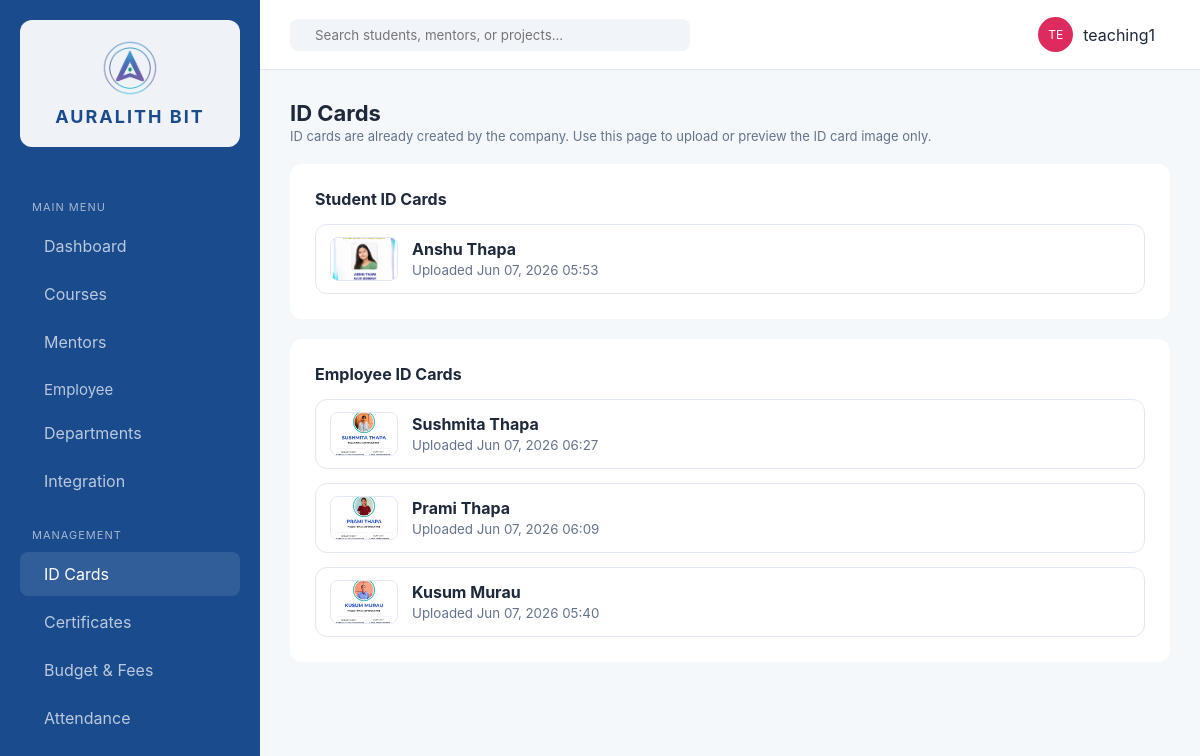
The app's page /id-generation/ (signed in) with its own data.
### erp_app/models.py (models this page shows, shortened)
class IDCard(models.Model):
    CARD_TYPE_CHOICES = [
        ('student', 'Student'),
        ('employee', 'Employee'),
    ]
    card_type = models.CharField(max_length=20, choices=CARD_TYPE_CHOICES)
    student = models.ForeignKey(Student, on_delete=models.CASCADE, null=True, blank=True, related_name='id_cards')
    employee = models.ForeignKey('Employee', on_delete=models.CASCADE, null=True, blank=True, related_name='id_cards')
    file = models.FileField(upload_to='id_cards/')
    uploaded_at = models.DateTimeField(auto_now_add=True)
    class Meta:
        ordering = ['-uploaded_at']
    @property
    def owner_name(self):
        if self.card_type == 'student' and self.student:
            return self.student.name
        if self.card_type == 'employee' and self.employee:
            return self.employee.name
        return 'Unknown'

class Student(models.Model):
    user = models.OneToOneField(User, on_delete=models.CASCADE, null=True, blank=True, related_name='student_profile')
    name = models.CharField(max_length=200)
    email = models.EmailField(unique=True)
    phone = models.CharField(max_length=20, blank=True)
    enrolled_date = models.DateField(auto_now_add=True)
    is_intern = models.BooleanField(default=False)
    class Meta:
        ordering = ['name']

class Employee(models.Model):
    EMPLOYEE_TYPES = [
        ('intern', 'Intern'),
        ('staff', 'Staff'),
        ('mentor', 'Mentor'),
        ('admin', 'Admin'),
    ]
    name = models.CharField(max_length=200)
    email = models.EmailField(unique=True)
    department = models.ForeignKey(Department, on_delete=models.SET_NULL, null=True, blank=True)
    role = models.CharField(max_length=200, blank=True)
    employee_type = models.CharField(max_length=20, choices=EMPLOYEE_TYPES, default='staff')
    joined_date = models.DateField(default=datetime.date.today)
    class Meta:
        ordering = ['name']

### erp_app/views.py (the view, shortened to what this page needs)
# urls.py: path('id-generation/', views.id_generation, name='id_generation'),
@login_required
def id_generation(request):
    students = Student.objects.all()
    employees = Employee.objects.select_related('department').all()
    courses = Course.objects.all()
    departments = Department.objects.all()
    student_cards = IDCard.objects.filter(card_type='student').select_related('student')
    employee_cards = IDCard.objects.filter(card_type='employee').select_related('employee')
    context = {
        'students': students,
        'employees': employees,
        'courses': courses,
        'departments': departments,
        'student_cards': student_cards,
        'employee_cards': employee_cards,
        'is_admin': has_role(request.user, SUPER_ADMIN, NORMAL_STAFF),
    }
    return render(request, 'erp_app/id_generation.html', context)

### erp_app/roles.py (called while the page is built)
def get_user_roles(user):
    if not user.is_authenticated:
        return []
    roles = set()
    if user.is_superuser:
        roles.add(SUPER_ADMIN)
    for group in user.groups.all():
        roles.add(group.name)
    if hasattr(user, 'student_profile') and user.student_profile:
        roles.add(STUDENT)
    return list(roles)

def has_role(user, *roles):
    user_roles = get_user_roles(user)
    return any(r in user_roles for r in roles)

### erp_app/templates/erp_app/id_generation.html (shortened to what this page needs)
{% extends 'erp_app/base.html' %}
{% block content %}
<header class="top-nav" style="position:static;padding:0 0 20px 0;border-bottom:none;height:auto;background:transparent;">
    <div class="header-info">
        <h1>ID Cards</h1>
        <p>ID cards are already created by the company. Use this page to upload or preview the ID card image only.</p>
    </div>
</header>
<div style="display:grid;grid-template-columns:{% if is_admin %}1fr 1fr{% else %}1fr{% endif %};gap:20px;">
    <div class="data-card" style="padding:25px;">
        <h3 style="margin-bottom:15px;">Student ID Cards</h3>
        {% if student_cards %}
        <div style="display:grid;gap:14px;">
            {% for card in student_cards %}
            <div class="id-card-item" onclick="openImageModal('{{ card.file.url }}', '{{ card.owner_name }}')">
                <img src="{{ card.file.url }}" alt="{{ card.owner_name }}" class="id-card-thumbnail" />
                <div class="id-card-content">
                    <div style="font-weight:700;color:var(--text-dark);">{{ card.owner_name }}</div>
                    <small style="color:var(--text-muted);">Uploaded {{ card.uploaded_at|date:'M d, Y H:i' }}</small>
                </div>
            </div>
            {% endfor %}
        </div>
        {% else %}
        <p style="color:var(--text-muted);font-size:14px;">No student ID cards have been uploaded yet.</p>
        {% endif %}
    </div>
    <div class="data-card" style="padding:25px;">
        <h3 style="margin-bottom:15px;">Employee ID Cards</h3>
        {% if employee_cards %}
        <div style="display:grid;gap:14px;">
            {% for card in employee_cards %}
            <div class="id-card-item" onclick="openImageModal('{{ card.file.url }}', '{{ card.owner_name }}')">
                <img src="{{ card.file.url }}" alt="{{ card.owner_name }}" class="id-card-thumbnail" />
                <div class="id-card-content">
                    <div style="font-weight:700;color:var(--text-dark);">{{ card.owner_name }}</div>
                    <small style="color:var(--text-muted);">Uploaded {{ card.uploaded_at|date:'M d, Y H:i' }}</small>
                </div>
            </div>
            {% endfor %}
        </div>
        {% else %}
        <p style="color:var(--text-muted);font-size:14px;">No employee ID cards have been uploaded yet.</p>
        {% endif %}
    </div>
</div>
{% endblock %}

### erp_app/templates/erp_app/base.html (shortened to what this page needs)
<!DOCTYPE html>
{% load static %}
<html lang="en">
<head>
    <link rel="stylesheet" href="{% static 'erp_app/css/style.css' %}">
</head>
<body>
    <div class="app-container">
        <aside class="sidebar">
            <div class="brand">
                <img src="{% static 'erp_app/images/AURALITH_logo.png' %}" alt="Auralith Bit Logo" class="sidebar-logo" width="56" height="56">
                <h2>AURALITH BIT</h2>
            </div>
            <nav>
                <p class="nav-label">Main Menu</p>
                <a href="{% url 'dashboard' %}" {% if request.resolver_match.url_name == 'dashboard' %}class="active"{% endif %}> Dashboard</a>
                {% if is_any_staff or is_student or is_intern %}
                <a href="{% url 'courses' %}" {% if request.resolver_match.url_name == 'courses' %}class="active"{% endif %}> Courses</a>
                {% endif %}
                {% if is_teaching_staff or is_super_admin or is_intern or is_student %}
                <a href="{% url 'mentors' %}" {% if request.resolver_match.url_name == 'mentors' %}class="active"{% endif %}> Mentors</a>
                {% endif %}
                {% if is_any_staff or is_intern %}
                <div class="dropdown">
                    <button class="dropdown-btn">
                        <span> Employee</span>
                    </button>
                </div>
                {% endif %}
                {% if is_normal_staff or is_super_admin or is_teaching_staff %}
                <a href="{% url 'departments' %}" {% if request.resolver_match.url_name == 'departments' %}class="active"{% endif %}> Departments</a>
                {% endif %}
                {% if is_any_staff %}
                <a href="{% url 'integration' %}" {% if request.resolver_match.url_name == 'integration' %}class="active"{% endif %}> Integration</a>
                {% endif %}
                <p class="nav-label">Management</p>
                {% if is_normal_staff or is_super_admin or is_teaching_staff %}
                <a href="{% url 'id_generation' %}" {% if request.resolver_match.url_name == 'id_generation' %}class="active"{% endif %}> ID Cards</a>
                {% endif %}
                {% if is_any_staff or is_student or is_intern %}
                <a href="{% url 'certificates' %}" > Certificates</a>
                {% endif %}
                {% if is_normal_staff or is_super_admin or is_teaching_staff %}
                <a href="{% url 'budget_fees' %}" {% if request.resolver_match.url_name == 'budget_fees' %}class="active"{% endif %}> Budget & Fees</a>
                {% endif %}
                {% if is_teaching_staff or is_super_admin %}
                <a href="{% url 'attendance' %}" {% if request.resolver_match.url_name == 'attendance' %}class="active"{% endif %}> Attendance</a>
                {% endif %}
            </nav>
        </aside>
        <main class="workspace">
            <header class="top-nav">
                <form class="search-box" method="get" action="{% url 'search' %}" autocomplete="off">
                    <input type="text" name="q" id="globalSearch" placeholder="Search students, mentors, or projects..." value="{{ request.GET.q|default_if_none:'' }}" autocomplete="off">
                </form>
                <div class="user-profile" style="position:relative;display:flex;align-items:center;gap:10px;">
                    <div class="avatar">{{ user_initials }}</div>
                    <span>{{ request.user.get_full_name|default:request.user.username }}</span>
                </div>
            </header>
            <div class="content">
                {% block content %}{% endblock %}
            </div>
        </main>
    </div>
</body>
</html>

### erp_app/static/erp_app/css/style.css (style rules this page uses)
:root { --auralith-blue: #1A4B8D; --auralith-light: #F4F8FB; --accent: #DE2B5D; --text-dark: #1E293B; --text-muted: #64748B; --sidebar-w: 260px; --bg: #F4F8FB; --surface: #FFFFFF; --surface-alt: #FFFFFF; --panel-border: #E2E8F0; --topnav-bg: #FFFFFF; --search-bg: #F1F5F9; }
* { margin: 0; padding: 0; box-sizing: border-box; font-family: 'Inter', sans-serif; }
body { background: var(--bg); color: var(--text-dark); }
.app-container { display: flex; min-height: 100vh; }
.sidebar { width: var(--sidebar-w); background: var(--auralith-blue); color: white; padding: 20px; position: fixed; height: 100vh; overflow-y: auto; left: 0; top: 0; display: flex; flex-direction: column; }
nav { flex: 1; }
.nav-label { font-size: 11px; text-transform: uppercase; opacity: 0.5; margin: 20px 0 10px; }
nav a { display: flex; align-items: center; gap: 12px; color: rgba(255,255,255,0.7); text-decoration: none; padding: 12px; border-radius: 8px; margin-bottom: 4px; transition: 0.3s; }
nav a:hover, nav a.active { background: rgba(255,255,255,0.1); color: white; }
.workspace { flex: 1; display: flex; flex-direction: column; margin-left: var(--sidebar-w); }
.top-nav { height: 70px; background: var(--topnav-bg); display: flex; justify-content: space-between; align-items: center; padding: 0 30px; border-bottom: 1px solid var(--panel-border); }
.search-box { display: flex; align-items: center; background: var(--search-bg); padding: 8px 15px; border-radius: 8px; width: 400px; }
.search-box input { border: none; background: transparent; outline: none; margin-left: 10px; width: 100%; }
.user-profile { display: flex; align-items: center; gap: 15px; }
.avatar { background: var(--accent); color: white; width: 35px; height: 35px; border-radius: 50%; display: flex; align-items: center; justify-content: center; font-size: 12px; }
.content { padding: 30px; animation: contentFadeIn 0.25s ease-out; }
.data-card { background: var(--surface); border-radius: 12px; padding: 20px; animation: cardFadeIn 0.35s ease-out both; }
.nav-label { font-size: 11px; text-transform: uppercase; opacity: 0.6; margin: 25px 0 10px 12px; letter-spacing: 1px; }
.dropdown { width: 100%; }
.dropdown-btn { width: 100%; display: flex; align-items: center; justify-content: space-between; background: transparent; border: none; color: rgba(255,255,255,0.7); padding: 12px; border-radius: 8px; cursor: pointer; font-size: 15px; transition: 0.3s; }
.dropdown-btn span { display: flex; align-items: center; gap: 12px; }
.brand { display: flex; flex-direction: column; align-items: center; justify-content: center; gap: 10px; margin: 0 0 28px; padding: 20px 28px; background: rgba(255,255,255,0.93); border-radius: 12px; text-align: center; }
.sidebar-logo { width: 56px; height: auto; object-fit: contain; border-radius: 8px; }
.brand h2 { font-size: 18px; color: var(--auralith-blue); letter-spacing: 2px; white-space: nowrap; }
.header-info h1 { font-size: 22px; margin: 0; }
.header-info p { font-size: 13px; color: #64748B; margin: 2px 0 0; }
.data-card h3 { font-size: 16px; margin-bottom: 15px; }

### erp_app/templates/erp_app/id_generation.html (style rules this page uses)
.id-card-item { display:flex; align-items:center; gap:14px; background:var(--surface-alt); border:1px solid var(--panel-border); padding:12px 14px; border-radius:12px; cursor:pointer; transition:all .3s ease; }
.id-card-thumbnail { width:68px; height:44px; object-fit:cover; border-radius:8px; border:1px solid #E2E8F0; }
.id-card-content { flex:1; min-width:0; }

### records on screen
IDCard: file (picture), owner_name "Anshu Thapa", uploaded_at "Jun 07, 2026 05:53"
IDCard: file (picture), owner_name "Sushmita Thapa", uploaded_at "Jun 07, 2026 06:27"
IDCard: file (picture), owner_name "Prami Thapa", uploaded_at "Jun 07, 2026 06:09"
IDCard: file (picture), owner_name "Kusum Murau", uploaded_at "Jun 07, 2026 05:40"

### other values on screen
{{ user_initials }} "TE"
{{ request.user.get_full_name|default:request.user.username }} "teaching1"
